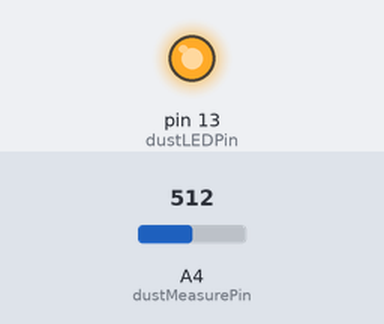
Simulated run of this sketch. Board: Arduino Uno, built with avr-gcc and run on an emulated ATmega328P. Shown: output pins drawn as LEDs (lit = HIGH). The inputs (shaded band) are chosen by the test bench; at power-on: A4 (dustMeasurePin) = 512. What the sketch prints to the serial monitor is not drawn.

Above: at 0.1 s.
Timing chart, 0 to 1.6 s (numbered marks = the images above):
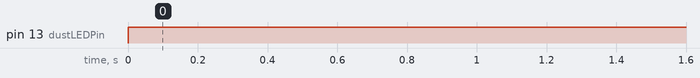

The sketch:

simple_SHARP_read.ino
```cpp
/*
  ******************************************************************************
    @file     simple_SHARP_read
    @author   Alonzo Ortiz-Sanchez
    @version  V1.0.0
    @made     02-January-2024
    @modified 01-March-2024
    @brief    A way to test the dust system, and see where the function for it is retrieved
    @note;
  This sensor is based on voltage measurement that specifically reports particles of various types encountered in the air of pm2.5 size
  Sharp GP2Y1010AU0F datasheet: https://pdf1.alldatasheet.com/datasheet-pdf/view/412700/SHARP/GP2Y1010AU0F.html
  Github database link:

  // My board's consumption: ~0.0325A, with an estimation of 1mAh per 3-7 minutes. @ 5.1V.
  On 5V line of board, I receive an estimation of 0.9-0.79mA (approaching 0.8mA) when capacitors are charged. When not charged, it becomes ~1.75mA
  Default read in house is ~150 ug/m^3

  // To prevent unexpected overflow from affecting results. I will be removing the average calculated every 255 times.
  Essentially, we intentionally wait for a overflow to occur, before resetting the average.
*/
#include "sharpSensor.h"

void setup() {
  Serial.begin(9600);
  pinMode(dustLEDPin, OUTPUT);
  // No need yet to interrupt the analog reading, can still use other means
}

// Testing loop
void loop() {
  // Data points
  double dustDensity = 0; // A datapoint to consider

  // Control for verbosity
  bool verboose = true;
  // Start of loop, we begin with LED ON
  digitalWrite(dustLEDPin, LOW); // power on the LED by setting this to LOW voltage
  delayMicroseconds(280); // Wait for absolute peak (0.28ms). The numbers are based on manufacturer specifications

  /*/ Sampling Based on a linear equation derived from; http://www.howmuchsnow.com/arduino/airquality/ Chris Nafis (c) 2012
    // Raw Calculation format: ((x * Milligram/meters^3_To_Microgram/meters^3(inputAnalog * (voltage / arduinoAnalogRange)) - c)
    // Simplified equation: (0.17 * 1000 (inputAnalog * (5.0 / 1024.0)) - 0.1)
    // Optimized equation is simply combining like terms
    // Note: x & c are derived from the linear equation. Where x is our linear factor, and c is a constant. However, these can be calibrated /*/
  dustDensity = (analogRead(dustMeasurePin) * 0.830078125) - 0.1;
  delayMicroseconds(40); // Finishing specifications of a pulse of every 0.32ms by adding the remaining 0.04ms. Before abruptly turning off (0.04 ms)
  digitalWrite(dustLEDPin, HIGH); // power off the LED by setting this to HIGH voltage

  // Printing
  if (verboose) {
    Serial.println(F("Dust Current Density"));
    Serial.print(F("\t"));
    Serial.print(dustDensity); // In future, this will be changed
    Serial.println(F(" ug/m^3\t\t"));
  }
  delayMicroseconds(9680); // Sleep until 10 ms cycle has concluded (9.68 ms)
  delay(990); // But I instead decided to go with 1 second cycle instead of 10ms
}
```

sharpSensor.h
```cpp
/*
  ******************************************************************************
    @file     sharpSensor.h
    @author   Alonzo Ortiz-Sanchez
    @version  V1.0.0
    @made     02-January-2024
    @modified 01-March-2024
    @brief    A way to test the dust system, and see where the function for it is retrieved
    @note; This is for my project I am currently doing. Where it's simplified to a function
*/

// Setup ItsyBitsy 32u4 pins
int dustMeasurePin = 18; //The output of the dust sensor we can detect in analog.
int dustLEDPin = 13; //The Infrared LED pin inside the dust sensor we can control in digital signals.

// Function to be used in main program
void getDust(double long* dust) {
  // Start of loop, we begin with LED ON
  digitalWrite(dustLEDPin, LOW); // power on the LED by setting this to LOW voltage
  delayMicroseconds(280); // Wait for absolute peak (0.28ms). The numbers are based on manufacturer specifications
  *dust = (analogRead(dustMeasurePin) * 0.830078125) - 0.1;

  // Ensuring the cycle correctly ends incase this is used more often
  delayMicroseconds(40); // Finishing specifications of a pulse of every 0.32ms by adding the remaining 0.04ms. Before abruptly turning off (0.04 ms)
  digitalWrite(dustLEDPin, HIGH); // power off the LED by setting this to HIGH voltage
  delayMicroseconds(9680); // Sleep until 10 ms cycle has concluded (9.68 ms)
}
```

Measured:
- by itself, pin 13 (dustLEDPin): LOW → HIGH at 0.00 s
